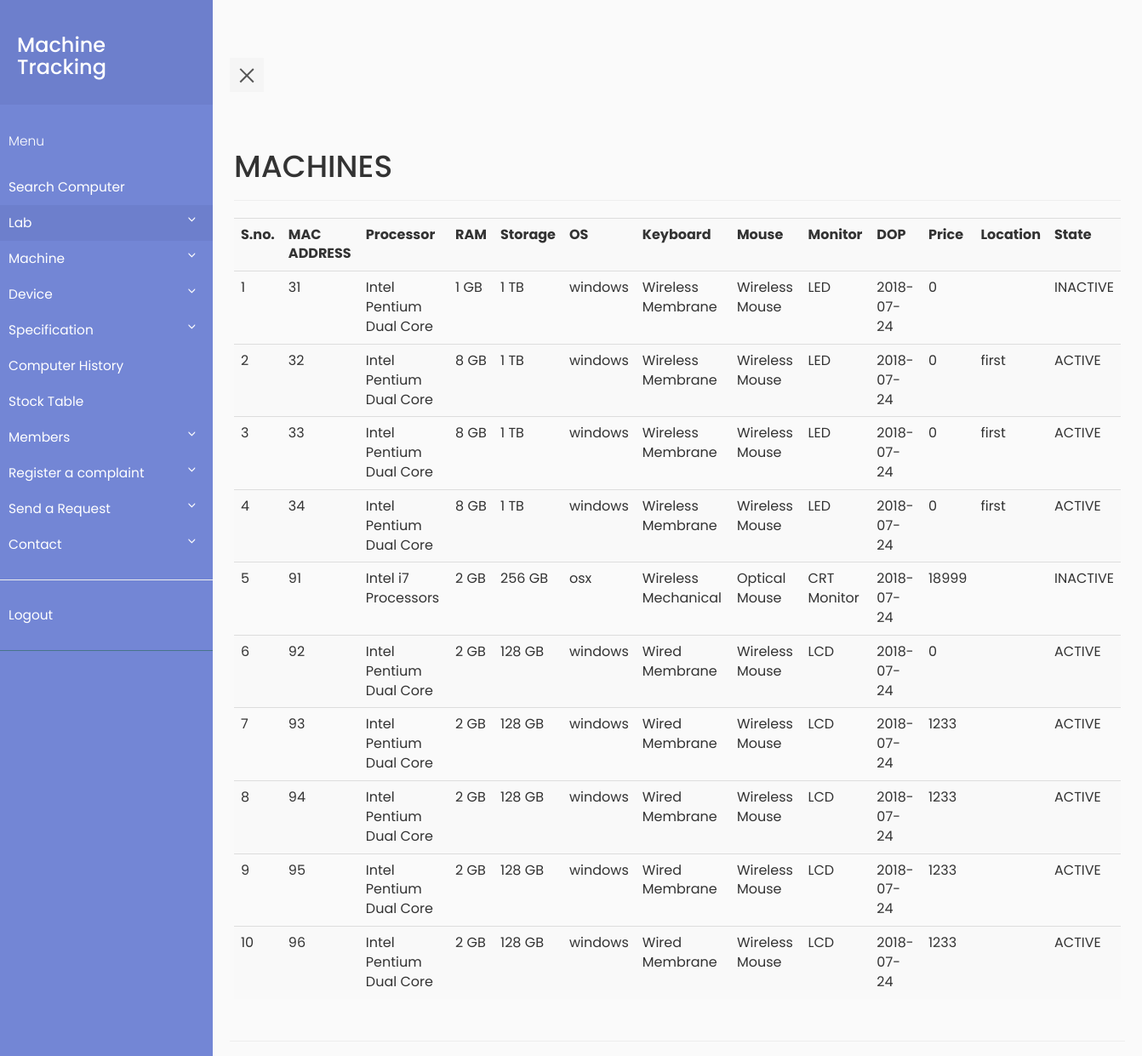
Page /viewmc.php (signed in) on the committed database.
### tables this page shows
CREATE TABLE `machine` (
  `machine_id` int(11) NOT NULL,
  `MAC_ADDR` varchar(30) DEFAULT NULL,
  `processor` int(11) NOT NULL,
  `ram` int(11) NOT NULL,
  `memory` int(11) NOT NULL,
  `DOP` date DEFAULT NULL,
  `price` int(11) DEFAULT NULL,
  `state` varchar(10) DEFAULT NULL,
  `os` varchar(30) DEFAULT NULL,
  `monitor` int(11) NOT NULL,
  `keyboard` int(11) NOT NULL,
  `mouse` int(11) NOT NULL,
  `grn` int(11) NOT NULL
);

CREATE TABLE `specification` (
  `spec_id` int(11) NOT NULL,
  `spec` varchar(50) DEFAULT NULL,
  `name_id` int(11) DEFAULT NULL
);

CREATE TABLE `lab` (
  `lab_id` int(11) NOT NULL,
  `name` varchar(20) DEFAULT NULL,
  `department` varchar(40) DEFAULT NULL
);

### viewmc.php (the view, shortened to what this page needs)
<?php
    require_once "pdo.php";
?>
<html>
<head>
    <link rel="stylesheet" type="text/css" href="https://maxcdn.bootstrapcdn.com/bootstrap/3.3.7/css/bootstrap.min.css" >
    <link rel="stylesheet" type="text/css" href="style5.css">
</head>
<body>
            <div class="wrapper">
   <?php if (isset($_SESSION['id'])&&$_SESSION['role']=='0') include "navbar.php";
                else if(isset($_SESSION['id'])&&$_SESSION['role']=='1')  include "navbar_faculty.php";
                else include "navbar_tech.php";?>
         <div class="container-fluid row" id="content">
    <div class="page-header">
    <h1>MACHINES</h1>
    </div>
    <?php
        $stmtcnt = $pdo->query("SELECT COUNT(*) FROM machine ");
        $row = $stmtcnt->fetch(PDO::FETCH_ASSOC);
        if($row['COUNT(*)']!=='0')
        {
            $i=1;
            $stmtread = $pdo->query("SELECT * FROM machine ORDER BY MAC_ADDR");
            echo ("<table class=\"table table-striped\">
                <tr> <th>S.no.</th><th>MAC ADDRESS</th><th>Processor</th><th>RAM</th><th>Storage</th><th>OS</th><th>Keyboard</th><th>Mouse</th><th>Monitor</th><th>DOP</th><th>Price</th><th>Location</th> <th>State</th></tr>");
            while ( $row = $stmtread->fetch(PDO::FETCH_ASSOC) )
            {
                $stmtn = $pdo->prepare("SELECT lab_id FROM position where machine_id = :mid AND final_date = '1970-01-01'");
                $stmtn->execute(array(':mid' => $row['machine_id']));
                $rown = $stmtn->fetch(PDO::FETCH_ASSOC);
                $stmtn2 = $pdo->prepare("SELECT name FROM lab where lab_id = :lid");
                $stmtn2->execute(array(':lid' => $rown['lab_id']));
                $rown2 = $stmtn2->fetch(PDO::FETCH_ASSOC);
                $processor = $pdo->prepare("SELECT description FROM hardware where hardware_id = :hid");
                $processor->execute(array(':hid' => $row['processor']));
                $processorn = $processor->fetch(PDO::FETCH_ASSOC);
                $ram = $pdo->prepare("SELECT description FROM hardware where hardware_id = :hid");
                $ram->execute(array(':hid' => $row['ram']));
                $ramn = $ram->fetch(PDO::FETCH_ASSOC);
                $memory = $pdo->prepare("SELECT description FROM hardware where hardware_id = :hid");
                $memory->execute(array(':hid' => $row['memory']));
                $memoryn = $memory->fetch(PDO::FETCH_ASSOC);
                $keyboard = $pdo->prepare("SELECT description FROM hardware where hardware_id = :hid");
                $keyboard->execute(array(':hid' => $row['keyboard']));
                $keyboardn = $keyboard->fetch(PDO::FETCH_ASSOC);
                $mouse = $pdo->prepare("SELECT description FROM hardware where hardware_id = :hid");
                $mouse->execute(array(':hid' => $row['mouse']));
                $mousen = $mouse->fetch(PDO::FETCH_ASSOC);
                $monitor = $pdo->prepare("SELECT description FROM hardware where hardware_id = :hid");
                $monitor->execute(array(':hid' => $row['monitor']));
                $monitorn = $monitor->fetch(PDO::FETCH_ASSOC);
                echo ("<tr>");
                echo ("<td>");
                echo($i);
                echo("</td>");
                echo ("<td>");
                echo(htmlentities($row['MAC_ADDR']));
                echo ("</td>");
                echo ("<td>");
                $pro = $pdo->prepare("SELECT spec FROM specification where spec_id = :spec_id");
                $pro->execute(array(':spec_id' => $processorn['description']));
                $pron = $pro->fetch(PDO::FETCH_ASSOC);
                echo($pron['spec']);
                echo ("</td>");
                echo ("<td>");
                 $ram = $pdo->prepare("SELECT spec FROM specification where spec_id = :spec_id");
                $ram->execute(array(':spec_id' => $ramn['description']));
                $ramn = $ram->fetch(PDO::FETCH_ASSOC);
                echo($ramn['spec']);
                echo ("</td>");
                echo ("<td>");
                 $memory = $pdo->prepare("SELECT spec FROM specification where spec_id = :spec_id");
                $memory->execute(array(':spec_id' => $memoryn['description']));
                $memoryn = $memory->fetch(PDO::FETCH_ASSOC);
                echo($memoryn['spec']);
                echo ("</td>");
                echo ("<td>");
                echo(htmlentities($row['os']));
                echo ("</td>");
                echo ("<td>");
                $keyboard = $pdo->prepare("SELECT spec FROM specification where spec_id = :spec_id");
                $keyboard->execute(array(':spec_id' => $keyboardn['description']));
                $keyboardn = $keyboard->fetch(PDO::FETCH_ASSOC);
                echo($keyboardn['spec']);
                echo ("</td>");
                echo ("<td>");
                $mouse = $pdo->prepare("SELECT spec FROM specification where spec_id = :spec_id");
                $mouse->execute(array(':spec_id' => $mousen['description']));
                $mousen = $mouse->fetch(PDO::FETCH_ASSOC);
                echo($mousen['spec']);
                echo ("</td>");
                echo ("<td>");
                $monitor = $pdo->prepare("SELECT spec FROM specification where spec_id = :spec_id");
                $monitor->execute(array(':spec_id' => $monitorn['description']));
                $monitorn = $monitor->fetch(PDO::FETCH_ASSOC);
                echo($monitorn['spec']);
                echo ("</td>");
                echo ("<td>");
                echo(htmlentities($row['DOP']));
                echo ("</td>");
                echo ("<td>");
                echo(htmlentities($row['price']));
                echo ("</td>");
                echo ("<td>");
                echo(htmlentities($rown2['name']));
                echo ("</td>");
                echo ("<td>");
                echo(htmlentities($row['state']));
                echo ("</td>");
                $i++;
            }
            echo('</table>');
        }
    ?>
    </div>
</body>
</html>

### style5.css (style rules this page uses)
body { font-family: 'Poppins', sans-serif; background: #fafafa; }
.wrapper { display: flex; align-items: stretch; perspective: 1500px; }
#content { padding: 20px; min-height: 100vh; transition: all 0.3s; }

### rows in the picture
machine: MAC_ADDR "31", specification.spec "Intel Pentium Dual Core", specification.spec "1 GB", specification.spec "1 TB", os "windows", specification.spec "Wireless Membrane", specification.spec "Wireless Mouse", specification.spec "LED", DOP "2018-07-24", price "0", state "INACTIVE"
machine: MAC_ADDR "32", specification.spec "Intel Pentium Dual Core", specification.spec "8 GB", specification.spec "1 TB", os "windows", specification.spec "Wireless Membrane", specification.spec "Wireless Mouse", specification.spec "LED", DOP "2018-07-24", price "0", lab.name "first", state "ACTIVE"
machine: MAC_ADDR "33", specification.spec "Intel Pentium Dual Core", specification.spec "8 GB", specification.spec "1 TB", os "windows", specification.spec "Wireless Membrane", specification.spec "Wireless Mouse", specification.spec "LED", DOP "2018-07-24", price "0", lab.name "first", state "ACTIVE"
machine: MAC_ADDR "34", specification.spec "Intel Pentium Dual Core", specification.spec "8 GB", specification.spec "1 TB", os "windows", specification.spec "Wireless Membrane", specification.spec "Wireless Mouse", specification.spec "LED", DOP "2018-07-24", price "0", lab.name "first", state "ACTIVE"
machine: MAC_ADDR "91", specification.spec "Intel i7 Processors", specification.spec "2 GB", specification.spec "256 GB", os "osx", specification.spec "Wireless Mechanical", specification.spec "Optical Mouse", specification.spec "CRT Monitor", DOP "2018-07-24", price "18999", state "INACTIVE"
machine: MAC_ADDR "92", specification.spec "Intel Pentium Dual Core", specification.spec "2 GB", specification.spec "128 GB", os "windows", specification.spec "Wired Membrane", specification.spec "Wireless Mouse", specification.spec "LCD", DOP "2018-07-24", price "0", state "ACTIVE"
machine: MAC_ADDR "93", specification.spec "Intel Pentium Dual Core", specification.spec "2 GB", specification.spec "128 GB", os "windows", specification.spec "Wired Membrane", specification.spec "Wireless Mouse", specification.spec "LCD", DOP "2018-07-24", price "1233", state "ACTIVE"
machine: MAC_ADDR "94", specification.spec "Intel Pentium Dual Core", specification.spec "2 GB", specification.spec "128 GB", os "windows", specification.spec "Wired Membrane", specification.spec "Wireless Mouse", specification.spec "LCD", DOP "2018-07-24", price "1233", state "ACTIVE"
machine: MAC_ADDR "95", specification.spec "Intel Pentium Dual Core", specification.spec "2 GB", specification.spec "128 GB", os "windows", specification.spec "Wired Membrane", specification.spec "Wireless Mouse", specification.spec "LCD", DOP "2018-07-24", price "1233", state "ACTIVE"
machine: MAC_ADDR "96", specification.spec "Intel Pentium Dual Core", specification.spec "2 GB", specification.spec "128 GB", os "windows", specification.spec "Wired Membrane", specification.spec "Wireless Mouse", specification.spec "LCD", DOP "2018-07-24", price "1233", state "ACTIVE"
